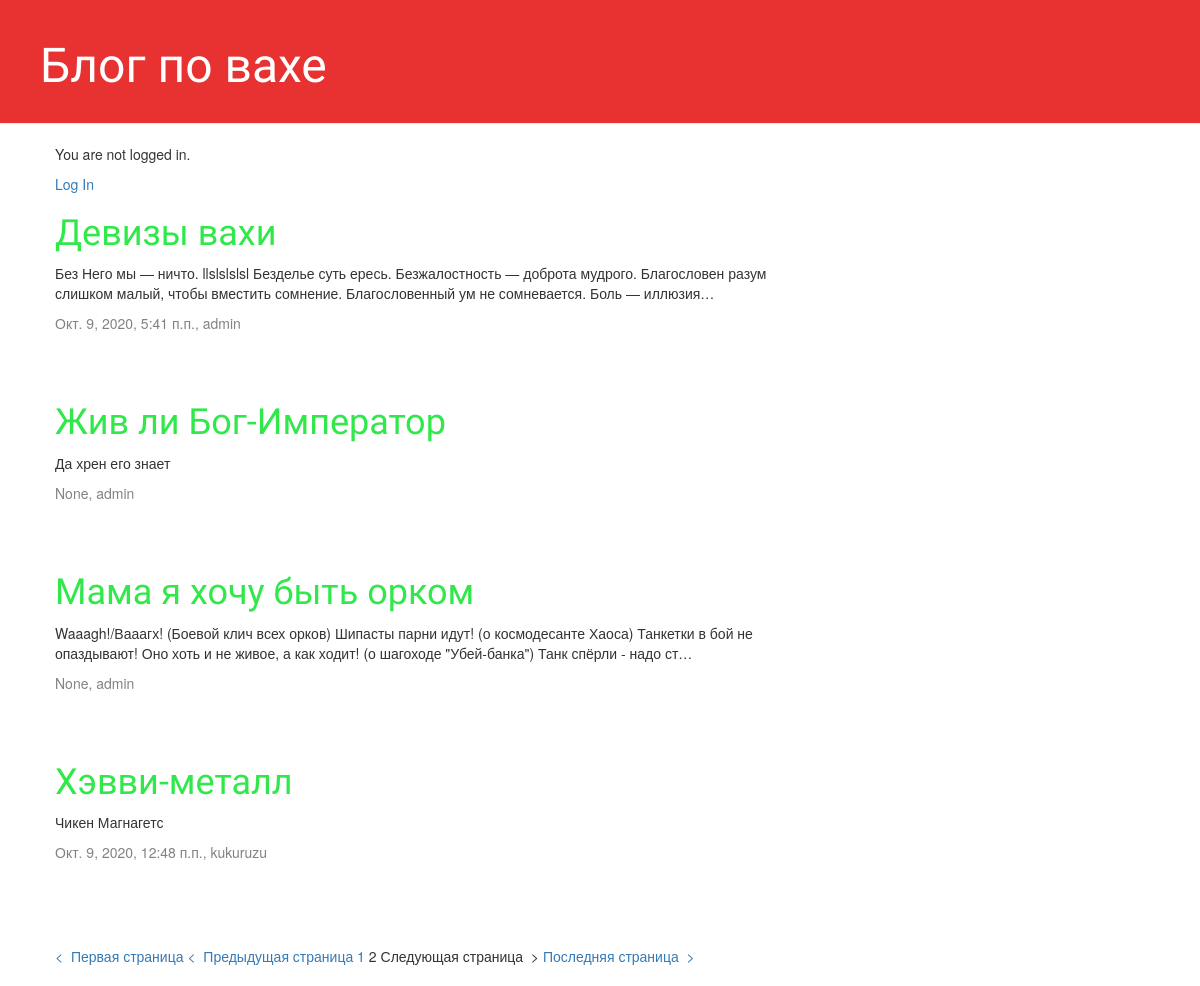
Before: /?page=2 with the older database file.
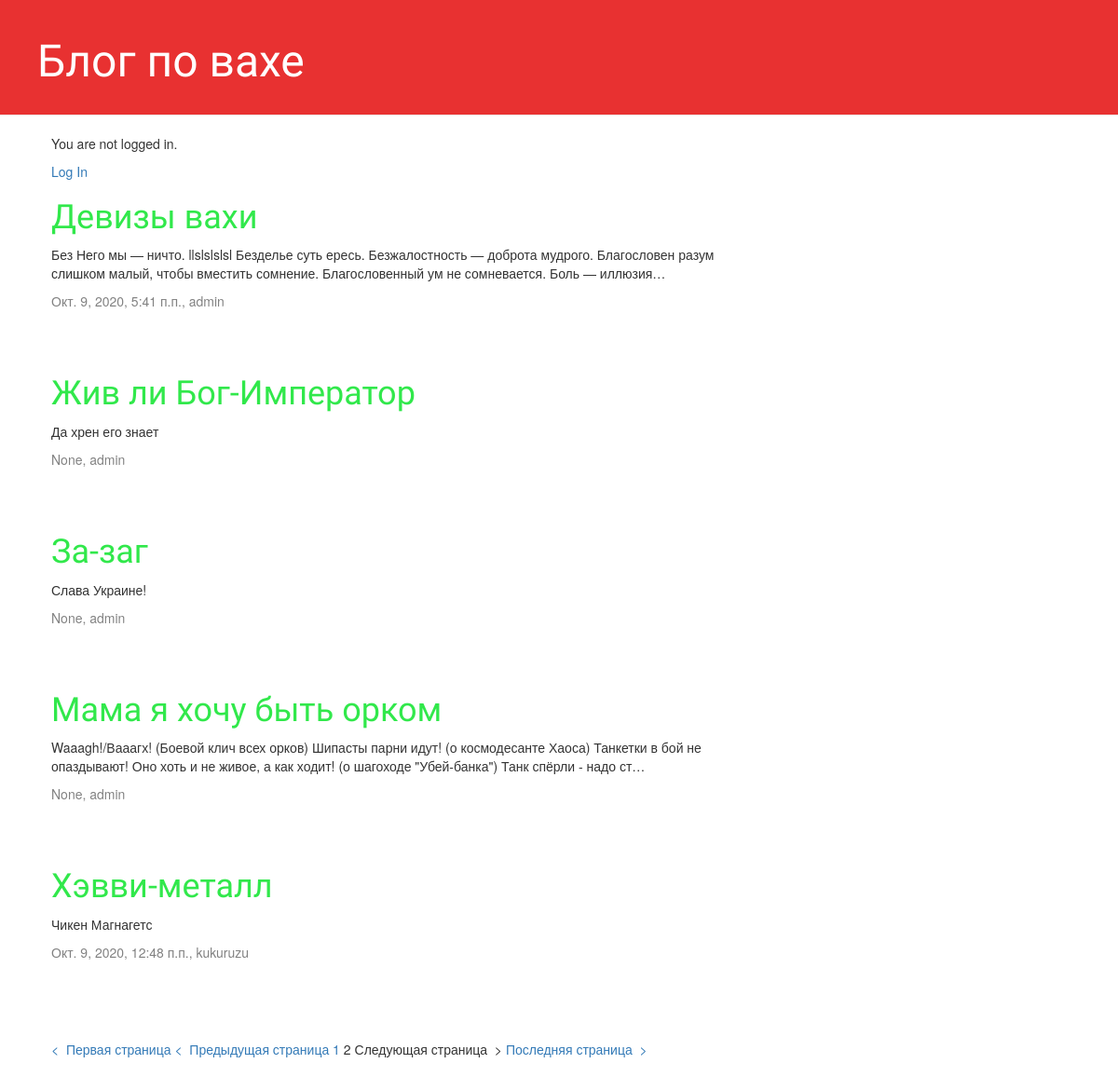
After: the same page with the newer database file.
### blog/models.py (models this page shows, shortened)
class Post(models.Model):
    author = models.ForeignKey(settings.AUTH_USER_MODEL, on_delete=models.CASCADE)
    title = models.CharField(max_length=200)
    text = models.TextField()
    created_datetime = models.DateTimeField(default=timezone.now)
    published_date = models.DateTimeField(blank = True, null = True)

### blog/views.py (the view)
# urls.py: path('', views.post_list, name='post_list'),
def post_list(request):
    posts = Post.objects.all().order_by('title')
    paginator = Paginator(posts, 5)
    page = request.GET.get('page')
    try:
        posts = paginator.page(page)
    except PageNotAnInteger:
        posts = paginator.page(1)
    except EmptyPage:
        posts = paginator.page(paginator.num_pages)
    return render(request, 'blog/post_list.html', {'page': page, 'posts': posts, 'last_page': paginator.num_pages})

### blog/templates/blog/post_list.html (shortened to what this page needs)
{% extends 'blog/base.html' %}
{% load static %}
{% block content %}
    {% for post in posts %}
        <div class="post">
            <h1><a href="{% url 'post_detail' pk=post.pk %}">{{ post.title }}</a></h1>
            <p>{{ post.text| truncatechars:200 }}</p>
            <div class="date">
                {{ post.published_date }}, {{ post.author }}
            </div>
        </div>
    {% endfor %}
    <div class="pagination">
        <a href="?page={{ posts.first_page}}">&lt;&nbsp; Первая страница</a>
        {% if posts.has_previous %}
            <a href="?page={{ posts.previous_page_number}}">&lt;&nbsp; Предыдущая страница</a>
        {% else %}
            <span>&lt;&nbsp; Предыдущая страница</span>
        {% endif %}
        {% if posts.number|add:'-1' > 0 %}
            <a href="?page={{ posts.number|add:'-1'}}">{{ posts.number|add:'-1' }}</a>
        {% endif %}
        <span>{{ posts.number }}</span>
        {% if posts.has_next %}
            <a href="?page={{ posts.next_page_number }}">Следующая страница &nbsp;&gt;</a>
        {% else %}
            <span>Следующая страница &nbsp;&gt;</span>
        {% endif %}
        <a href="?page={{ last_page }}">Последняя страница &nbsp;&gt;</a>
    </div>
{% endblock %}

### blog/templates/blog/base.html (shortened to what this page needs)
{% load static %}
<html>
    <head>
        <link rel="stylesheet" href="//maxcdn.bootstrapcdn.com/bootstrap/3.2.0/css/bootstrap.min.css">
        <link rel="stylesheet" href="//maxcdn.bootstrapcdn.com/bootstrap/3.2.0/css/bootstrap-theme.min.css">
    </head>
    <body>
        <link rel="stylesheet" href="{% static 'css/blog.css' %}">
        <div class="page-header">
            <h1><a href="/">Блог по вахе</a></h1>
        </div>
        <div class="content container">
            {% if user.is_authenticated %}
                <p>Hi {{ user.username }}!</p>
                <p><a href="{% url 'logout' %}">Log out</a></p>
            {% else %}
                <p>You are not logged in.</p>
                <a href="{% url 'login' %}">Log In</a>
            {% endif %}
            <div class="row">
                <div class="col-md-8">
                {% block content %}
                {% endblock %}
                </div>
            </div>
        </div>
    </body>
</html>

### blog/static/css/blog.css (style rules this page uses)
.page-header { background-color: #E83131; margin-top: 0; padding: 20px 20px 20px 40px; }
.page-header h1, .page-header h1 a, .page-header h1 a:visited, .page-header h1 a:active { color: #ffffff; font-size: 36pt; text-decoration: none; }
.content { margin-left: 40px; }
h1, h2, h3, h4 { font-family: 'Lobster', cursive; }
.date { color: #828282; }
.post { margin-bottom: 70px; }
.post h1 a, .post h1 a:visited { color: #31E84B; }
.pagination { margin-top: 1em; }
.pagination a { text-decoration: none; }

Changed rows visible on the page:
added Post: title "За-заг", text "Слава Украине!", published_date "None", author "admin"
